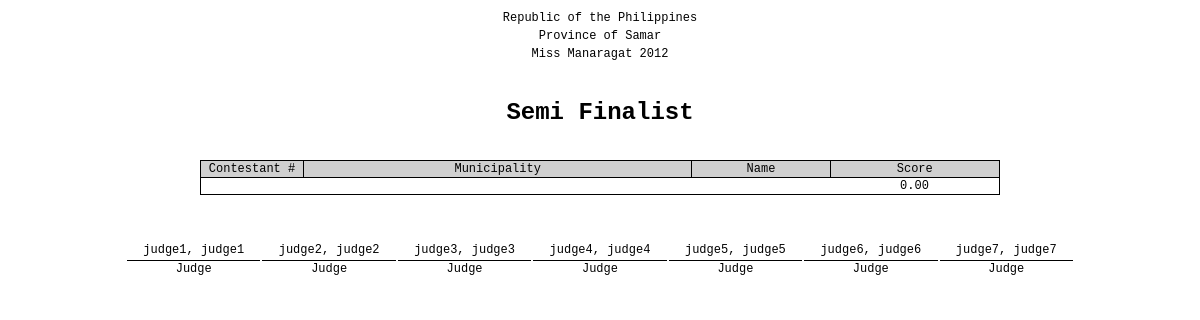
Page /admin/report_finalist.php on the committed database.
### tables this page shows
CREATE TABLE `judges` (
  `judgeid` int(11) NOT NULL auto_increment,
  `account` varchar(11) default NULL,
  `password` varchar(11) default NULL,
  `firstname` varchar(30) default NULL,
  `lastname` varchar(30) default NULL,
  `middlename` varchar(20) default NULL,
  `sex` varchar(8) default NULL,
  `profession` varchar(20) default NULL,
  `company_name` varchar(30) default NULL,
  `company_address` varchar(30) default NULL,
  PRIMARY KEY  (`judgeid`)
);

### admin/report_finalist.php (the view, shortened to what this page needs)
<?php require_once('../Connections/conn_mutya.php'); ?>
<?php
$query_judges = "SELECT judgeid, firstname, lastname FROM judges";
$judges = mysql_query($query_judges, $conn_mutya) or die(mysql_error());
$row_judges = mysql_fetch_assoc($judges);
$query_finalist = "SELECT temp_finalist.contestant_num, temp_finalist.municipality, temp_finalist.name, temp_finalist.scores FROM temp_finalist ORDER BY temp_finalist.scores DESC limit 0,3;";
$finalist = mysql_query($query_finalist, $conn_mutya) or die(mysql_error());
$row_finalist = mysql_fetch_assoc($finalist);
?>
<!DOCTYPE html PUBLIC "-//W3C//DTD XHTML 1.0 Transitional//EN" "http://www.w3.org/TR/xhtml1/DTD/xhtml1-transitional.dtd">
<html xmlns="http://www.w3.org/1999/xhtml">
<head>
</head>
<body>
<table border="0" align="center">
	<tr><td align="center">Republic of the Philippines</td></tr>
    <tr><td align="center">Province of Samar</td></tr>
    <tr><td align="center">Miss Manaragat 2012</td></tr>
    <tr><td>&nbsp;<br /></td></tr>
  <tr><td align="center"><h1><?php echo "Semi Finalist"; ?></h1></td>
  </tr>
</table>
<br />
<table border="0" width="800" align="center" class="contestant">
  <tr>
    <th align="center" width="100" class="contestant">Contestant #</th>
    <th align="center" class="contestant">Municipality</th>
    <th align="center" class="contestant">Name</th>
    <th align="center" class="contestant">Score</th>
  </tr>
  <?php do { ?>
    <tr>
      <td align="center" class="contestant"><?php echo $row_finalist['contestant_num']; ?></td>
      <td class="contestant">&nbsp;&nbsp;&nbsp;<?php echo $row_finalist['municipality']; ?></td>
      <td class="contestant">&nbsp;&nbsp;&nbsp;<?php echo $row_finalist['name']; ?></td>
      <td align="center" class="contestant"><?php echo number_format($row_finalist['scores'],2); ?></td>
    </tr>
    <?php } while ($row_finalist = mysql_fetch_assoc($finalist)); ?>
</table>
<br /><br /><br />
<table width="950" border="0" align="center">
  <tr>
  <?php do { ?>
      <td align="center"><?php echo $row_judges['lastname'] . ", " . $row_judges['firstname'] . " " . $row_judges['middlename']; ?></td>
    <?php } while ($row_judges = mysql_fetch_assoc($judges)); ?>
  </tr>
  <tr>
    <td align="center" class="judge">Judge</td>
    <td align="center" class="judge">Judge</td>
    <td align="center" class="judge">Judge</td>
    <td align="center" class="judge">Judge</td>
    <td align="center" class="judge">Judge</td>
    <td align="center" class="judge">Judge</td>
    <td align="center" class="judge">Judge</td>
  </tr>
</table>
</body>
</html>

### admin/report_finalist.php (style rules this page uses)
th { font-family:'Courier New'; font-size:9pt; font-weight:normal }
td { font-family:'Courier New'; font-size:9pt }
table.contestant { border-style:solid; border-width:thin; border-color:black; border-collapse:collapse }
th.contestant { border-style:solid; border-width:thin; background-color:#d0d0d0 }
td.judge { border-top:solid; border-width:thin; padding-left:0.4mm; padding-right:0.4mm }

### rows in the picture
judges: lastname "judge1", firstname "judge1"
judges: lastname "judge2", firstname "judge2"
judges: lastname "judge3", firstname "judge3"
judges: lastname "judge4", firstname "judge4"
judges: lastname "judge5", firstname "judge5"
judges: lastname "judge6", firstname "judge6"
judges: lastname "judge7", firstname "judge7"
